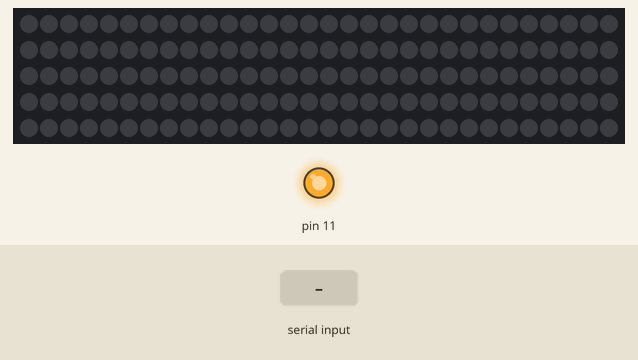
Bench run of a sketch on a simulated Arduino Uno, built with avr-gcc and run on an emulated ATmega328P. Parts: 150 RGB LEDs in strip order, left to right, continuing on the next row, output pins drawn as LEDs (lit = HIGH). Inputs (shaded band) come from the test bench.

Above: at 1.2 s.
1.3 s: "90,45\n" received over Serial
At 1.8 s:
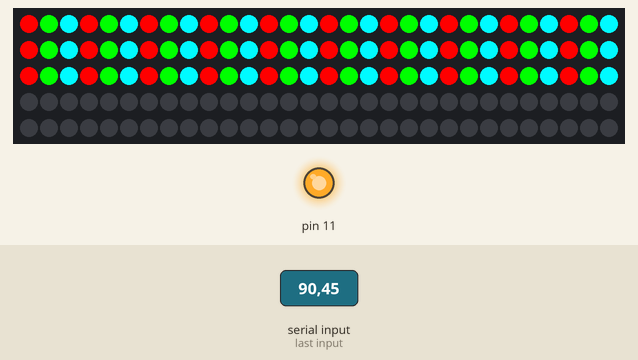
2.8 s: "1\n" received over Serial
At 3.9 s:
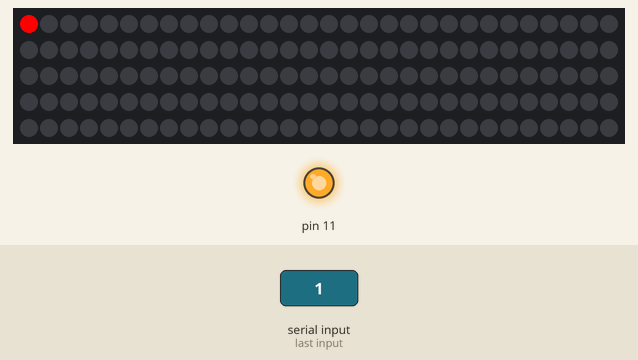
4.3 s: "200\n" received over Serial
At 5.3 s:
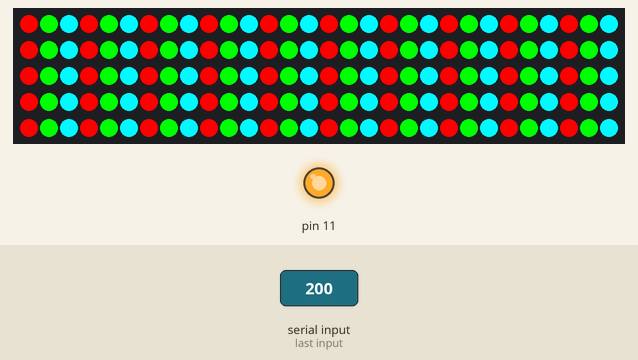
5.8 s: "0\n" received over Serial
At 7.0 s:
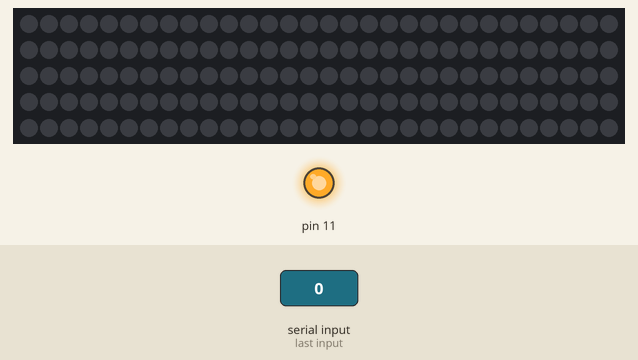
7.3 s: "90\n" received over Serial
At 8.6 s:
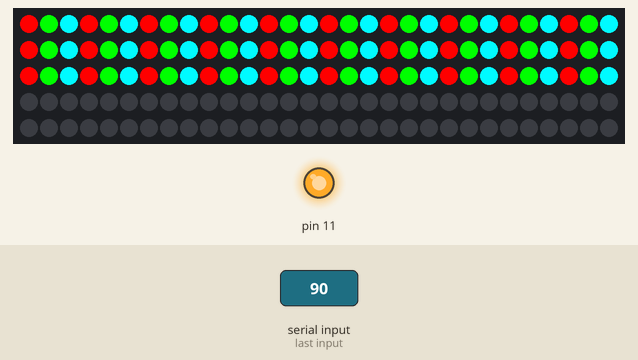
Timing chart, 0 to 9.8 s (numbered marks = the images above; inputs shaded):
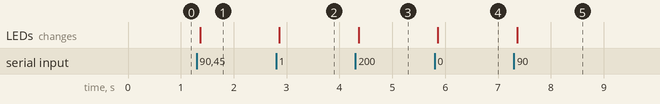

The sketch:

DJ_Box.ino
```cpp
#include <Adafruit_NeoPixel.h>

const int trigPin = 12;
const int echoPin = 13;
const int pin = 3;
const int numPixels = 150;

long duration;
int distance;
Adafruit_NeoPixel strip = Adafruit_NeoPixel(numPixels, pin, NEO_GRB + NEO_KHZ800);

void setup() {
  pinMode(trigPin, OUTPUT); // Sets the trigPin as an Output
  pinMode(echoPin, INPUT); // Sets the echoPin as an Input
  pinMode(11, OUTPUT);
  digitalWrite(11, HIGH);

  strip.setBrightness(255);
  strip.begin();
  Serial.begin(9600);
  Serial.setTimeout(50);
}
void loop() {

  // Prints the distance on the Serial Monitor
  // Serial.print("Distance: ");
  // distance = getDistance();
  // Serial.println(distance);

  // strip.clear();
  // for (int i = 0; i < distance / 4; i++) {
  //   strip.setPixelColor(i, strip.Color(0, 255, 128));
  // }
  // strip.show();

  while (!Serial.available()) {}

  String userInput = Serial.readString();
  int value1 = userInput.substring(0, 3).toInt();
  int value2 = userInput.substring(3, 6).toInt();

  // Light up n LEDs
  // int n = map(value1, 0, 255, 0, 100);
  int n = value1;
  strip.clear();
  for (int i = 0; i < n; i++) {
    // strip.setPixelColor(i, strip.Color(255, 255, 255));
    // Red
    if (i % 3 == 0) {
      strip.setPixelColor(i, strip.Color(255, 0, 0));
    }
    // Green
    else if (i % 3 == 1) {
      strip.setPixelColor(i, strip.Color(0, 255, 0));
    }
    // Blue
    else {
      strip.setPixelColor(i, strip.Color(0, 250, 255));
    }
  }
  strip.show();

  // for (int i = 0; i < numPixels; i++) {
  //   strip.setPixelColor(i, strip.Color(255, 255, 255)); // Moderately bright green color.
  //   strip.show(); // This sends the updated pixel color to the hardware.
  //   Serial.println(i);
  //   delay(100); // Delay for a period of time (in milliseconds).
  // }
  // for (int i = numPixels - 1; i >= 0; i--) {
  //   strip.setPixelColor(i, strip.Color(0, 0, 0));
  //   strip.show();
  //   delay(100);
  // }
}

int getDistance() {
// Clears the trigPin
  digitalWrite(trigPin, LOW);
  delayMicroseconds(2);
  // Sets the trigPin on HIGH state for 10 micro seconds
  digitalWrite(trigPin, HIGH);
  delayMicroseconds(10);
  digitalWrite(trigPin, LOW);
  // Reads the echoPin, returns the sound wave travel time in microseconds
  duration = pulseIn(echoPin, HIGH);
  // Calculating the distance
  distance = duration * 0.034 / 2;

  return distance;
}
```

Measured:
- after the input at 1.3 s, the LEDs: change after 0.07 s (image 1)
- after the input at 2.8 s, the LEDs: change after 0.06 s (image 2)
- after the input at 4.3 s, the LEDs: change after 0.07 s (image 3)
- after the input at 5.8 s, the LEDs: change after 0.06 s (image 4)
- after the input at 7.3 s, the LEDs: change after 0.06 s (image 5)
